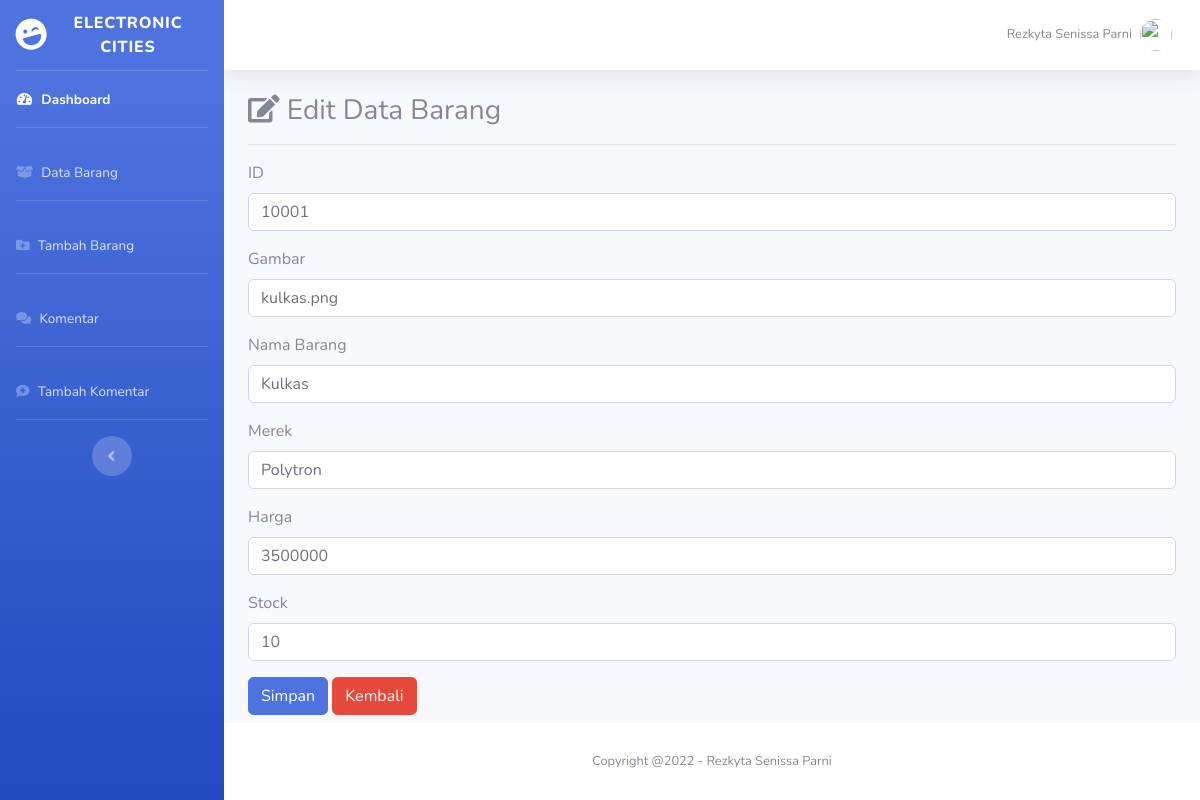
The app's page /edit.php?id=10001 with its own data.
### tables this page shows
CREATE TABLE `tbl_barang` (
  `id` int(100) NOT NULL,
  `gambar` varchar(35) NOT NULL,
  `nama_barang` varchar(35) NOT NULL,
  `merek` varchar(35) NOT NULL,
  `harga` varchar(35) NOT NULL,
  `stock_barang` varchar(35) NOT NULL
);

### edit.php (the view, shortened to what this page needs)
<?php
    include 'koneksi.php';
    $id = $_GET['id'];
    $ambilData = mysqli_query($koneksi, "SELECT * FROM tbl_barang WHERE id='$id'");
 ?>
<!DOCTYPE html>
<html lang="en">
<head>
    <link href="vendor/fontawesome-free/css/all.min.css" rel="stylesheet" type="text/css">
    <link href="css/sb-admin-2.min.css" rel="stylesheet">
</head>
<body id="page-top">
    <div id="wrapper">
        <ul class="navbar-nav bg-gradient-primary sidebar sidebar-dark accordion" id="accordionSidebar">
            <a class="sidebar-brand d-flex align-items-center justify-content-center" href="index.html">
                <div class="sidebar-brand-icon rotate-n-15">
                    <i class="fas fa-laugh-wink"></i>
                </div>
                <div class="sidebar-brand-text mx-3">ELECTRONIC CITIES</div>
            </a>
            <hr class="sidebar-divider my-0">
            <li class="nav-item active">
                <a class="nav-link" href="index.php">
                    <i class="fas fa-fw fa-tachometer-alt"></i>
                    <span>Dashboard</span></a>
            </li>
            <hr class="sidebar-divider">
            <li class="nav-item">
                <a class="nav-link collapsed" href="databarang.php">
                    <i class="fas fa-box-open"></i>
                    <span>Data Barang</span>
                </a>
            </li>
             <hr class="sidebar-divider">
            <li class="nav-item">
                <a class="nav-link collapsed" href="tambahdata.php" >
                    <i class="fas fa-folder-plus"></i>
                    <span>Tambah Barang</span>
                </a>
            </li>
            <hr class="sidebar-divider">
              <li class="nav-item">
                <a class="nav-link collapsed" href="komentar.php">
                    <i class="fas fa-comments"></i>
                    <span>Komentar</span>
                </a>
            </li>
             <hr class="sidebar-divider">
             <li class="nav-item">
                <a class="nav-link collapsed" href="tambahkomen.php">
                    <i class="fas fa-comment-medical"></i>
                    <span>Tambah Komentar</span>
                </a>
            </li>
            <hr class="sidebar-divider d-none d-md-block">
            <div class="text-center d-none d-md-inline">
                <button class="rounded-circle border-0" id="sidebarToggle"></button>
            </div>
        </ul>
        <div id="content-wrapper" class="d-flex flex-column">
            <div id="content">
                <nav class="navbar navbar-expand navbar-light bg-white topbar mb-4 static-top shadow">
                    <ul class="navbar-nav ml-auto">
                        <li class="nav-item dropdown no-arrow">
                            <a class="nav-link dropdown-toggle" href="#" id="userDropdown" role="button"
                                data-toggle="dropdown" aria-haspopup="true" aria-expanded="false">
                                <span class="mr-2 d-none d-lg-inline text-gray-600 small">Rezkyta Senissa Parni</span>
                                <img class="img-profile rounded-circle"
                                    src="img/photoprofile.jpg">
                            </a>
                        </li>
                    </ul>
                </nav>
                <div class="container">
                    <h3><i class="fas fa-edit"></i> Edit Data Barang </h3>
                    <hr>
                    <?php
                    while ($row=mysqli_fetch_array($ambilData)){
                     ?>
                    <form method="POST" action="simpanedit.php">
                <div class="form-group">
                     <label for="id">ID </label>
                    <input type="text" class="form-control" id="id" placeholder="ID Barang" name="id" value="<?php echo $row['id'] ?>" autofocus required autocomplete="off">
                </div>
                <div class="form-group">
                     <label for="gambar">Gambar </label>
                    <input type="text" class="form-control" id="gambar" placeholder="Input Gambar Barang" name="gambar" value="<?php echo $row['gambar'] ?>" required autocomplete="off">
                </div>
                <div class="form-group">
                     <label for="nama_barang">Nama Barang </label>
                    <input type="text" class="form-control" id="nama_barang" placeholder="Nama Barang" name="nama_barang" value="<?php echo $row['nama_barang'] ?>" required autocomplete="off">
                </div>
                <div class="form-group">
                     <label for="merek">Merek </label>
                    <input type="text" class="form-control" id="merek" placeholder="Merek" name="merek" value="<?php echo $row['merek'] ?>" required autocomplete="off">
                </div>
                <div class="form-group">
                     <label for="harga">Harga </label>
                    <input type="text" class="form-control" id="harga" placeholder="Harga Barang" name="harga" value="<?php echo $row['harga'] ?>" required autocomplete="off">
                </div>
                <div class="form-group">
                     <label for="stock_barang">Stock </label>
                    <input type="text" class="form-control" id="stock_barang" placeholder="Stock Barang" name="stock_barang" value="<?php echo $row['stock_barang'] ?>" required autocomplete="off">
                </div>
                <button type="submit" class="btn btn-primary" name="tambah">Simpan</button>
                <a href="databarang.php" class="btn btn-danger" role="button">Kembali</a>
            </form>
            <?php } ?>
                </div>
            </div>
            <footer class="sticky-footer bg-white">
                <div class="container my-auto">
                    <div class="copyright text-center my-auto">
                        <span>Copyright @2022 - Rezkyta Senissa Parni</span>
                    </div>
                </div>
            </footer>
        </div>
    </div>
</body>
</html>

### records on screen
tbl_barang: id "10001", gambar "kulkas.png", nama_barang "Kulkas", merek "Polytron", harga "3500000", stock_barang "10"
